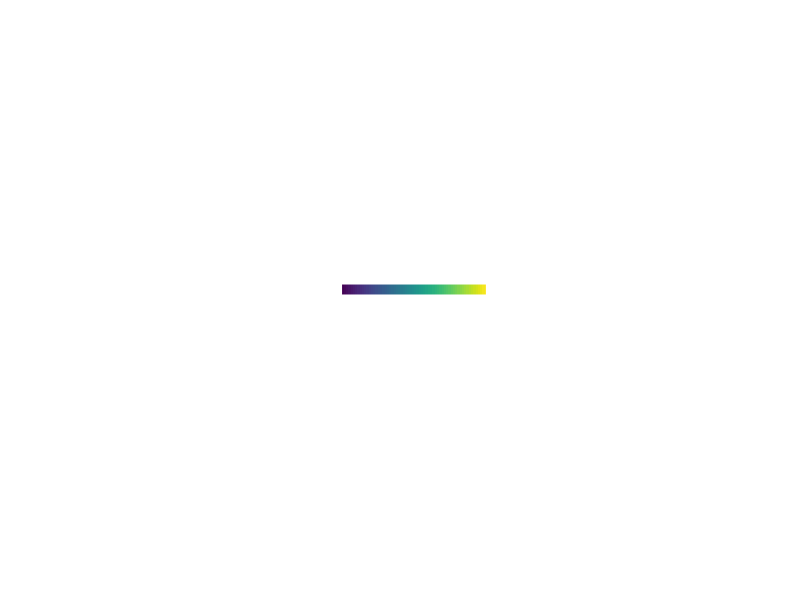

Recreate this plot in MATLAB.
function showColormap(x)
if nargin < 1, x = viridis; end

f = figure(221); clf;
set(f, 'Position',  [100, 100, 500, 140]);

[X,Y] = meshgrid(1:500,1:40);

surf(X,Y,X,'linestyle','none'); hold on;
plot3([1,500,500,1,1],[1,1,40,40,1],600*ones(1,5),'w','linewidth',1)
colormap(x);
view(0,90);
axis equal; axis tight; axis off;
text(-5,-20,'0','Fontsize',14,'Color','w');
text(495,-20,'1','Fontsize',14,'Color','w');

end

